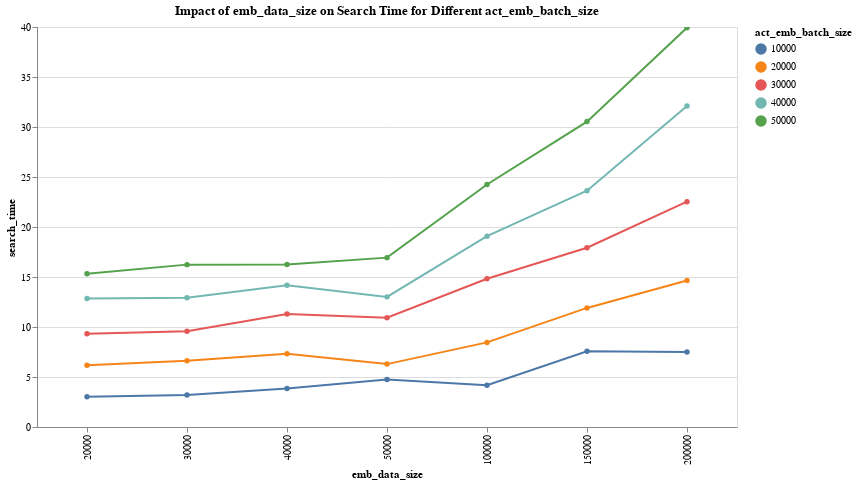

Notebook source saved alongside this figure:
### Markdown cell above
### Conf 2 (2 cpu):
*   pool - 10/10
*   local mac env
*   memory limit 4gb (actual peak < 0.5gb),
*   cpu limit 2 (set by docker run --cpus="2.0" -m 4g --memory-swap 4g <image-name>)
*   index size of 200k emb 313mb
*   image: relaxed_carson
*   index type - ivfflat
*   topk-5

### Code cell
import altair as alt
import pandas as pd


data =  {
    'emb_data_size': [20000, 20000, 20000, 20000, 20000, 30000, 30000, 30000, 30000, 30000, 40000, 40000, 40000, 40000, 40000, 50000, 50000, 50000, 50000, 50000, 100000, 100000, 100000, 100000, 100000, 150000, 150000, 150000, 150000, 150000, 200000, 200000, 200000, 200000, 200000],
    'act_emb_batch_size': [10000, 20000, 30000, 40000, 50000, 10000, 20000, 30000, 40000, 50000, 10000, 20000, 30000, 40000, 50000, 10000, 20000, 30000, 40000, 50000, 10000, 20000, 30000, 40000, 50000, 10000, 20000, 30000, 40000, 50000, 10000, 20000, 30000, 40000, 50000],
    'search_time': [3.021059, 6.173399, 9.324160, 12.845653, 15.331420, 3.190155, 6.625181, 9.564243, 12.921734, 16.237274, 3.850783, 7.332977, 11.308969, 14.178081, 16.252030, 4.743347, 6.289605, 10.923016, 13.012750, 16.936470, 4.174181, 8.461123, 14.828543, 19.083432, 24.249629, 7.570441, 11.908052, 17.930405, 23.633669, 30.538998, 7.497427, 14.642496, 22.535946, 32.092848, 39.933198]
}

df = pd.DataFrame(data)

# Create the chart
chart = alt.Chart(df).mark_line(point=True).encode(
    x=alt.X('emb_data_size:O', title='emb_data_size'),  # Treat emb_data_size as ordinal
    y=alt.Y('search_time:Q', title='search_time'),
    color=alt.Color('act_emb_batch_size:N', title='act_emb_batch_size'),  # Treat act_emb_batch_size as nominal
    tooltip=['emb_data_size', 'act_emb_batch_size', 'search_time']  # Add tooltip for interactivity
).properties(
    title='Impact of emb_data_size on Search Time for Different act_emb_batch_size',
    width=700,
    height=400
).interactive()  # Enable interactive panning and zooming

chart

### Figure 1 — Vega-Lite specification as saved in the notebook (floating-point values rounded to 4 significant figures)
{"config": {"view": {"continuousWidth": 300, "continuousHeight": 300}}, "data": {"name": "data-8950dc37c5fcc3e66708f712f8c5954a"}, "mark": {"type": "line", "point": true}, "encoding": {"color": {"field": "act_emb_batch_size", "title": "act_emb_batch_size", "type": "nominal"}, "tooltip": [{"field": "emb_data_size", "type": "quantitative"}, {"field": "act_emb_batch_size", "type": "quantitative"}, {"field": "search_time", "type": "quantitative"}], "x": {"field": "emb_data_size", "title": "emb_data_size", "type": "ordinal"}, "y": {"field": "search_time", "title": "search_time", "type": "quantitative"}}, "height": 400, "params": [{"name": "param_2", "select": {"type": "interval", "encodings": ["x", "y"]}, "bind": "scales"}], "title": "Impact of emb_data_size on Search Time for Different act_emb_batch_size", "width": 700, "$schema": "https://vega.github.io/schema/vega-lite/v5.20.1.json", "datasets": {"data-8950dc37c5fcc3e66708f712f8c5954a": [{"emb_data_size": 20000, "act_emb_batch_size": 10000, "search_time": 3.021}, {"emb_data_size": 20000, "act_emb_batch_size": 20000, "search_time": 6.173}, {"emb_data_size": 20000, "act_emb_batch_size": 30000, "search_time": 9.324}, {"emb_data_size": 20000, "act_emb_batch_size": 40000, "search_time": 12.85}, {"emb_data_size": 20000, "act_emb_batch_size": 50000, "search_time": 15.33}, {"emb_data_size": 30000, "act_emb_batch_size": 10000, "search_time": 3.19}, {"emb_data_size": 30000, "act_emb_batch_size": 20000, "search_time": 6.625}, {"emb_data_size": 30000, "act_emb_batch_size": 30000, "search_time": 9.564}, {"emb_data_size": 30000, "act_emb_batch_size": 40000, "search_time": 12.92}, {"emb_data_size": 30000, "act_emb_batch_size": 50000, "search_time": 16.24}, {"emb_data_size": 40000, "act_emb_batch_size": 10000, "search_time": 3.851}, {"emb_data_size": 40000, "act_emb_batch_size": 20000, "search_time": 7.333}, {"emb_data_size": 40000, "act_emb_batch_size": 30000, "search_time": 11.31}, {"emb_data_size": 40000, "act_emb_batch_size": 40000, "search_time": 14.18}, {"emb_data_size": 40000, "act_emb_batch_size": 50000, "search_time": 16.25}, {"emb_data_size": 50000, "act_emb_batch_size": 10000, "search_time": 4.743}, {"emb_data_size": 50000, "act_emb_batch_size": 20000, "search_time": 6.29}, {"emb_data_size": 50000, "act_emb_batch_size": 30000, "search_time": 10.92}, {"emb_data_size": 50000, "act_emb_batch_size": 40000, "search_time": 13.01}, {"emb_data_size": 50000, "act_emb_batch_size": 50000, "search_time": 16.94}, {"emb_data_size": 100000, "act_emb_batch_size": 10000, "search_time": 4.174}, {"emb_data_size": 100000, "act_emb_batch_size": 20000, "search_time": 8.461}, {"emb_data_size": 100000, "act_emb_batch_size": 30000, "search_time": 14.83}, {"emb_data_size": 100000, "act_emb_batch_size": 40000, "search_time": 19.08}, {"emb_data_size": 100000, "act_emb_batch_size": 50000, "search_time": 24.25}, {"emb_data_size": 150000, "act_emb_batch_size": 10000, "search_time": 7.57}, {"emb_data_size": 150000, "act_emb_batch_size": 20000, "search_time": 11.91}, {"emb_data_size": 150000, "act_emb_batch_size": 30000, "search_time": 17.93}, {"emb_data_size": 150000, "act_emb_batch_size": 40000, "search_time": 23.63}, {"emb_data_size": 150000, "act_emb_batch_size": 50000, "search_time": 30.54}, {"emb_data_size": 200000, "act_emb_batch_size": 10000, "search_time": 7.497}, {"emb_data_size": 200000, "act_emb_batch_size": 20000, "search_time": 14.64}, {"emb_data_size": 200000, "act_emb_batch_size": 30000, "search_time": 22.54}, {"emb_data_size": 200000, "act_emb_batch_size": 40000, "search_time": 32.09}, {"emb_data_size": 200000, "act_emb_batch_size": 50000, "search_time": 39.93}]}}
